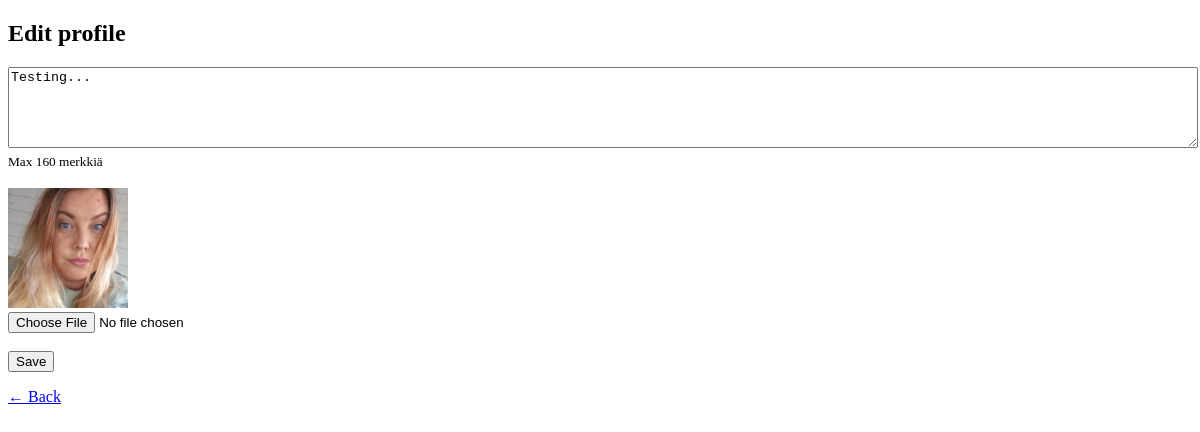
The page /iteration/edit_profile.php (signed in) on the database as committed earlier.
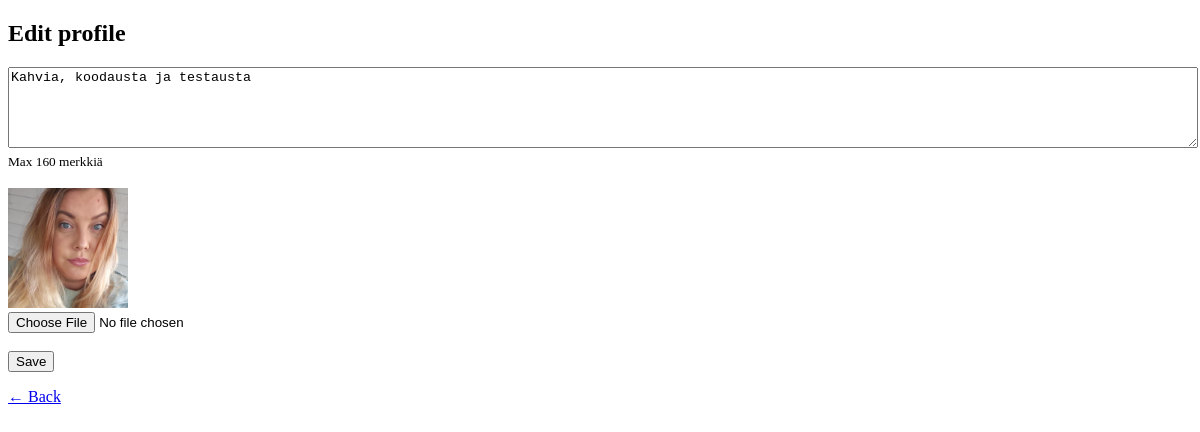
The same page on the database as committed later.
### tables this page shows
CREATE TABLE `users` (
  `user_id` int(11) NOT NULL,
  `username` varchar(50) NOT NULL,
  `email` varchar(100) NOT NULL,
  `password_hash` varchar(255) NOT NULL,
  `bio` text DEFAULT NULL,
  `profile_picture_url` varchar(255) DEFAULT NULL,
  `created_at` timestamp NOT NULL DEFAULT current_timestamp(),
  `last_seen_mentions` datetime DEFAULT NULL,
  `last_seen_shares` datetime DEFAULT NULL
);

### iteration/edit_profile.php (the view, shortened to what this page needs)
<?php
require_once 'config.php';
$uid = $_SESSION['user_id'];
$stmt = $mysqli->prepare("SELECT username,bio,profile_picture_url FROM users WHERE user_id = ?");
$stmt->bind_param("i", $uid);
$stmt->execute();
$res = $stmt->get_result();
$user = $res->fetch_assoc();
?>
<!doctype html>
<html><head>
</head><body>
<h2>Edit profile</h2>
<form method="post" enctype="multipart/form-data">
<textarea name="bio" maxlength="160" rows="5" style="width:100%;"><?=htmlspecialchars($user['bio'])?></textarea>
<br>
<small>Max 160 merkkiä</small>
<br><br>
<?php if ($user['profile_picture_url']): ?>
<img src="<?=htmlspecialchars($user['profile_picture_url'])?>" width="120"><br>
<?php endif; ?>
<input type="file" name="profile_picture">
<br><br>
<button type="submit">Save</button>
</form>
<p><a href="profile.php?u=<?=$user['username']?>">← Back</a></p>
</body></html>

Rows that differ between the two databases and show on the page:
changed users: bio "Testing..." → "Kahvia, koodausta ja testausta"
